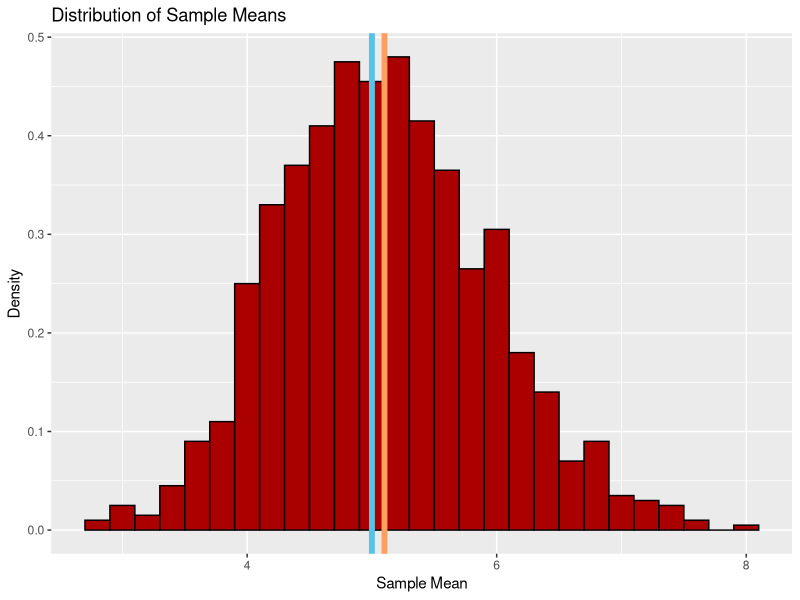
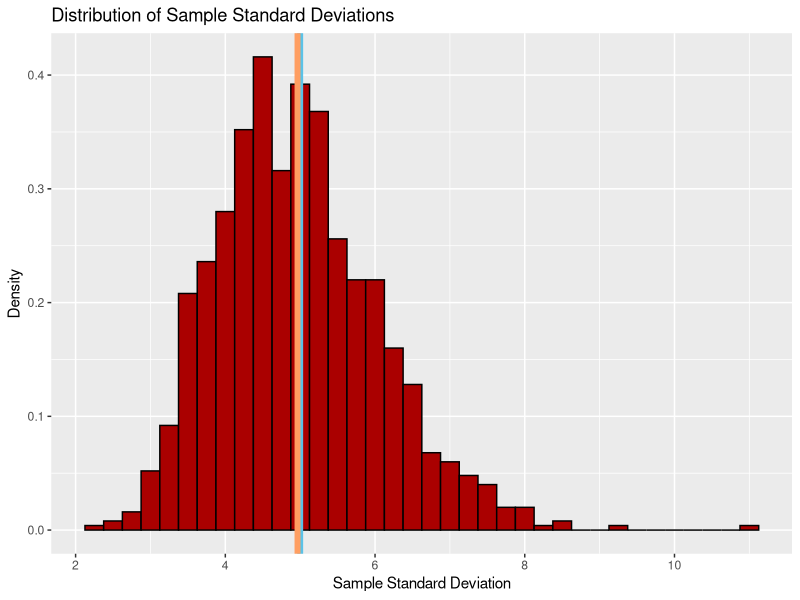
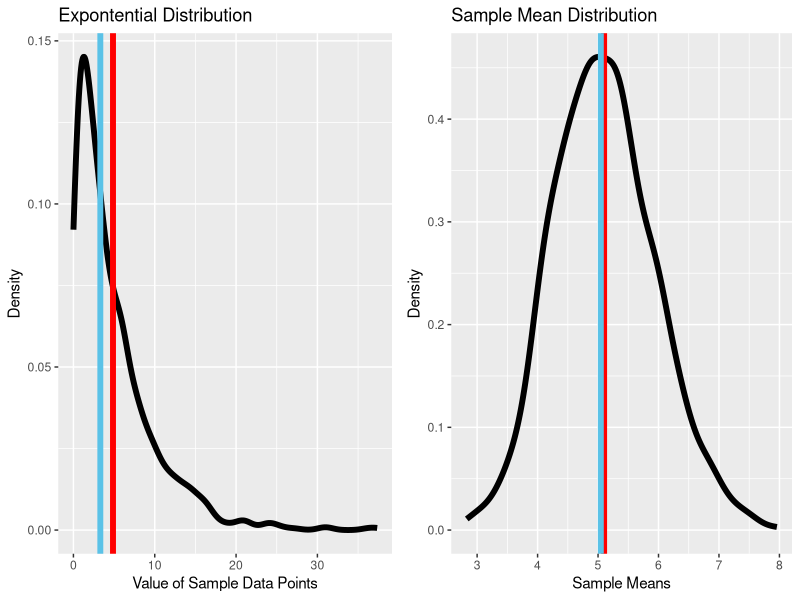

Reproduce these figures in R, in order.
## ----setup, include=FALSE-----------------------------------------------------
knitr::opts_chunk$set(echo = FALSE)


## ----Load_Libraries, message = FALSE------------------------------------------
library(tidyverse); library(gridExtra)
phi <- (1+sqrt(5))/2 #For dimensions


## ----Simulation---------------------------------------------------------------
set.seed(1618033)
n <- 40
sims <- 1000
l <- 0.2 #lambda
multipleObs <- matrix(rexp(n*sims, l), sims, n)
means <- apply(multipleObs, 1, mean)
sds <- apply(multipleObs, 1, sd)


## ----Histogram_of_Sample_Means, fig.height= 3, fig.width = 3*phi--------------
muplot <- ggplot(data.frame(x = means), aes(x)) +
        geom_histogram(binwidth = 0.2, aes(y = ..density..),
                       fill = "#AA0000", colour = "#000000") +
        labs(x = "Sample Mean", y = "Density") +
        ggtitle("Distribution of Sample Means")
muplot + geom_vline(xintercept = 1/l, lwd = 2, colour = "#5BC2E7") +
        geom_vline(xintercept = mean(means), lwd = 2, colour = "#FF9E61")


## ----Histogram_of_sds, fig.height= 3, fig.width = 3*phi-----------------------
plot <- ggplot(data.frame(x = sds), aes(x)) +
        geom_histogram(binwidth = 0.25, aes(y = ..density..),
                       fill = "#AA0000", colour = "#000000") +
        geom_vline(xintercept = 1/l, lwd = 2, colour = "#5BC2E7") +
        geom_vline(xintercept = mean(sds), lwd = 2, colour = "#FF9E61") +
        labs(x = "Sample Standard Deviation", y = "Density") +
        ggtitle("Distribution of Sample Standard Deviations")
plot


## ----Outlier_Row--------------------------------------------------------------
multipleObs[sds > 10,]


## ----Exp_Dist-----------------------------------------------------------------
exsam <- rexp(sims,l)

## ----Plot_Densities, fig.height= 3, fig.width = 3*phi-------------------------
explot <- ggplot(data.frame(x = exsam), aes(x))+ 
        geom_density(lwd = 2) +
        labs(x = "Value of Sample Data Points", y = "Density") +
        ggtitle("Expontential Distribution")
g1 <- explot +
        geom_vline(xintercept = mean(exsam), 
              colour = "#FF0000", lwd = 2) +
        geom_vline(xintercept = median(exsam), 
              colour = "#5BC2E7", lwd = 2)

CLTplot <- ggplot(data.frame(x = means), aes(x)) + 
        geom_density(lwd = 2) +
        labs(x = "Sample Means", y = "Density") +
        ggtitle("Sample Mean Distribution")
g2 <- CLTplot +
        geom_vline(xintercept = mean(means), 
              colour = "#FF0000", lwd = 2) +
        geom_vline(xintercept = median(means), 
              colour = "#5BC2E7", lwd = 2)

grid.arrange(g1, g2, ncol = 2)        

